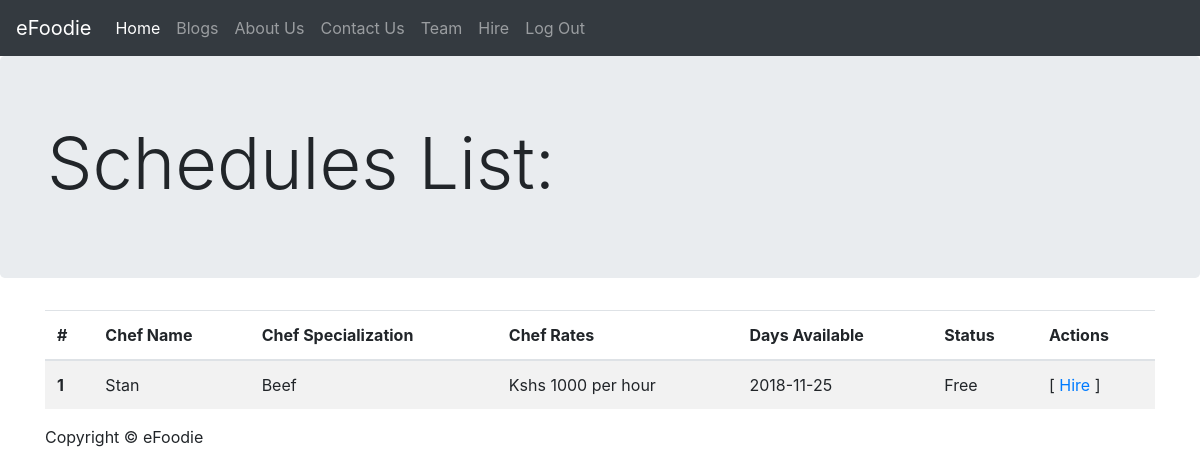
Before: /manageschedules.php with the older database file.
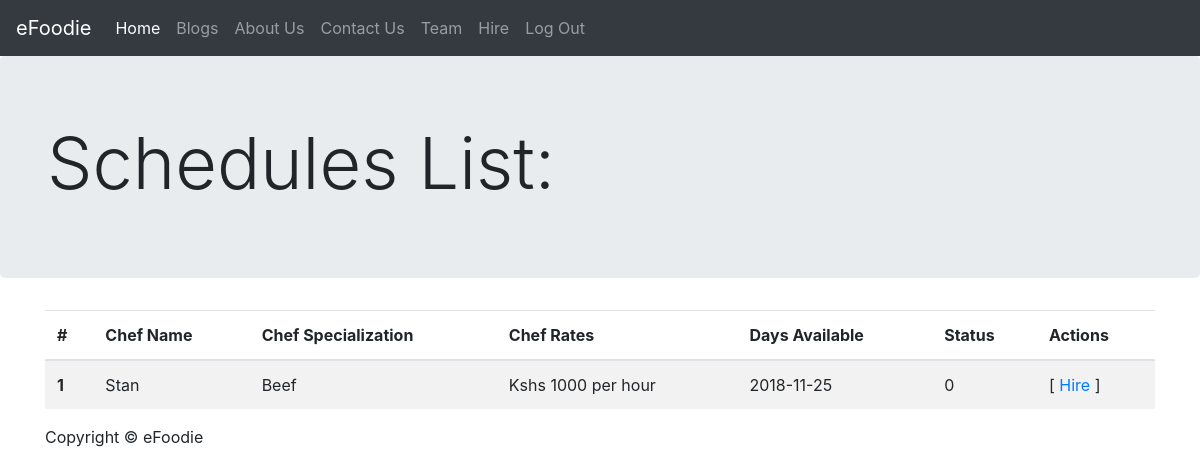
After: the same page with the newer database file.
### tables this page shows
CREATE TABLE `schedule` (
  `schedule_id` int(8) NOT NULL,
  `chef_name` varchar(20) NOT NULL,
  `chef_specialization` text NOT NULL,
  `chef_rates` text NOT NULL,
  `days_available` date NOT NULL,
  `chef_photo` varchar(200) NOT NULL,
  `status` tinyint(1) NOT NULL
);

### manageschedules.php (the view, shortened to what this page needs)
<?php
    require_once "phpscripts/connection.php";
include "templates/header.php";
include "templates/testnav.php";
?>
    <main role="main">
      <div class="jumbotron">
        <div class="container">
          <h1 class="display-3">Schedules List:</h1>
        </div>
      </div>
      <div class="container">
	  <table class="table table-striped">
		  <thead>
				<tr>
				  <th scope="col">#</th>
				  <th scope="col">Chef Name</th>
				  <th scope="col">Chef Specialization</th>
				  <th scope="col">Chef Rates</th>
				  <th scope="col">Days Available</th>
				  <th scope="col">Status</th>
				  <th scope="col">Actions</th>
				</tr>
		  </thead>
		  <?php
$spot_users = "SELECT * FROM schedule";
$user_res = $db->query($spot_users);
if($user_res->num_rows > 0){
		?>
		  <tbody>
<?php
	while($users_row = $user_res->fetch_assoc()){
?>
						<tr>
							<th scope="row">1</th>
							<td><?php print $users_row["chef_name"]; ?></td>
							<td><?php print $users_row["chef_specialization"]; ?></td>
							<td><?php print $users_row["chef_rates"]; ?></td>
							<td><?php print $users_row["days_available"]; ?></td>
							<td><?php print $users_row["status"]; ?></td>
							<td>[ <a href = "hire.php" >Hire</a> ]</td>
						</tr>
<?php
}
?>
		  </tbody>
<?php
}
?>
	</table>
      </div>
    </main>
<?php
	include "templates/footer.php";
?>

Changed rows visible on the page:
changed schedule "Stan": status "Free" → "0"
